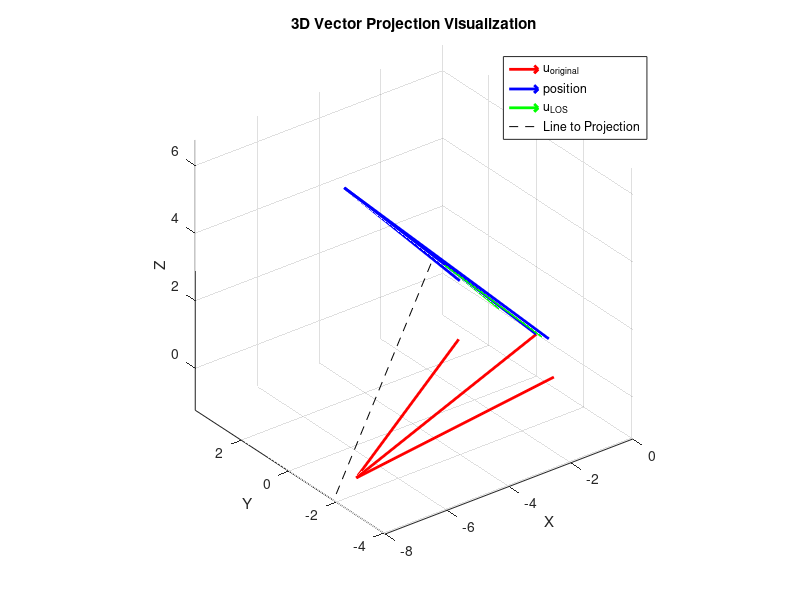

This figure's MATLAB source:
% Define vectors a and b
a = [1; 2; 3]; % Example vector a
b = [4; 5; 6]; % Example vector b

magnitude = norm(b);
b_unit = b/magnitude;

%dot_ab = dot(a, b);
%dot_bb = dot(b, b);
%proj_a_onto_b = (dot_ab / dot_bb) * b;

dot_ab = dot(a, b_unit);
dot_bb = dot(b_unit, b_unit);
proj_a_onto_b = (dot_ab / dot_bb) * b_unit;

figure;

% Plot the original vectors a and b
quiver3(0, 0, 0, a(1), a(2), a(3), 'r', 'LineWidth', 2, 'MaxHeadSize', 0.5);
hold on;
quiver3(0, 0, 0, b(1), b(2), b(3), 'b', 'LineWidth', 2, 'MaxHeadSize', 0.5);
quiver3(0, 0, 0, b_unit(1), b_unit(2), b_unit(3), 'LineWidth', 2, 'MaxHeadSize', 0.5);

% Plot the projection of a onto b
quiver3(0, 0, 0, proj_a_onto_b(1), proj_a_onto_b(2), proj_a_onto_b(3), 'g', 'LineWidth', 2, 'MaxHeadSize', 0.5);

% Plot the vector from a to its projection on b
line([a(1) proj_a_onto_b(1)], [a(2) proj_a_onto_b(2)], [a(3) proj_a_onto_b(3)], 'Color', 'k', 'LineStyle', '--');

xlabel('X');
ylabel('Y');
zlabel('Z');
title('3D Vector Projection Visualization');
legend({'Vector a', 'Vector b','Vector a unit', 'Projection of a onto b', 'Line to Projection'}, 'Location', 'Best');

axis equal;
grid on;
view(3);
hold off;

%% Debug for the LiDAR
x = -100;
num_samples = 200;
y = 0;
z = 105;
x_vel = -8;
y_vel = -2;
z_vel = -1;

pos_original = [x; y; z];
pos = pos_original/norm(pos_original) * 10;
vel = [x_vel; y_vel; z_vel];

% Projection to get u_los
dot_vel_pos = dot(vel, pos);
dot_pos_pos= dot(pos, pos);
u_LOS = (dot_vel_pos / dot_pos_pos) * pos;

% Plot the original vectors a and b
quiver3(0, 0, 0, vel(1), vel(2), vel(3), 'r', 'LineWidth', 2, 'MaxHeadSize', 0.5);
hold on;
quiver3(0, 0, 0, pos(1), pos(2), pos(3), 'b', 'LineWidth', 2, 'MaxHeadSize', 0.5);

% Plot the projection of a onto b
quiver3(0, 0, 0, u_LOS(1), u_LOS(2), u_LOS(3), 'g', 'LineWidth', 2, 'MaxHeadSize', 0.5);

% Plot the vector from a to its projection on b
line([vel(1) u_LOS(1)], [vel(2) u_LOS(2)], [vel(3) u_LOS(3)], 'Color', 'k', 'LineStyle', '--');

xlabel('X');
ylabel('Y');
zlabel('Z');
title('3D Vector Projection Visualization');
legend({'u_{original}', 'position', 'u_{LOS}', 'Line to Projection'}, 'Location', 'Best');

axis equal;
grid on;
view(3);
hold off;

%% For a 2D scenario
a = [1, 1];
dir = [1, 1];
dir_unit = dir/norm(dir);
(dot(a,dir_unit)/dot(dir_unit,dir_unit))*dir_unit
dot(a, dir_unit)
